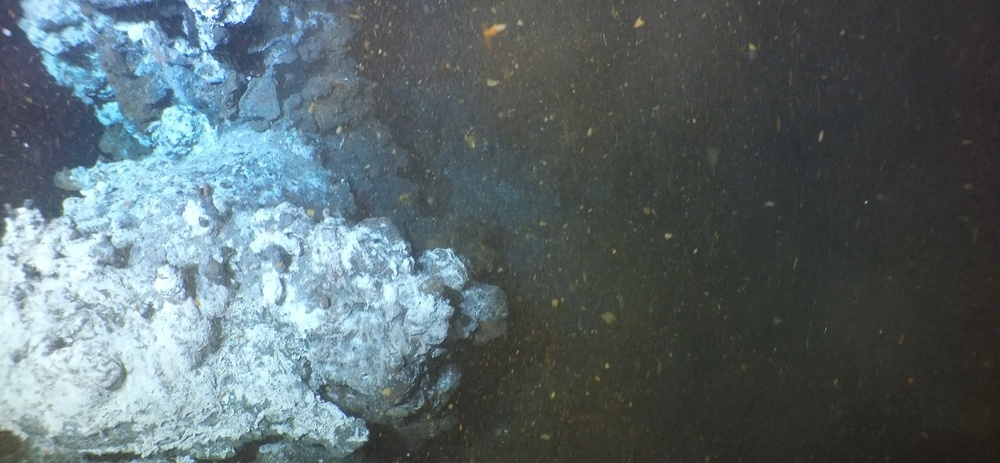
#> input picture feature_tracker_test/test_data/image.jpg, 1000 x 463 px, shrunk from 1918 x 888 before the run, found by its file name
$ python orb_test.py
#> lines starting #> are read from the running program, lines starting #| are printed output that depends on the picture
"""
==========================================
ORB feature detector and binary descriptor
==========================================

This example demonstrates the ORB feature detection and binary description
algorithm. It uses an oriented FAST detection method and the rotated BRIEF
descriptors.

Unlike BRIEF, ORB is comparatively scale and rotation invariant while still
employing the very efficient Hamming distance metric for matching. As such, it
is preferred for real-time applications.

"""

from skimage import data
from skimage import transform
from skimage.feature import match_descriptors, ORB, plot_matched_features
from skimage.color import rgb2gray
import matplotlib.pyplot as plt
from skimage.io import imread, imsave
import numpy as np

# Load JPG image
image = imread(r"C:\202425\crest\feature_tracker_test\test_data\image.jpg")  # Reads as NumPy array
#> image is the input picture: shape (463, 1000, 3); mean R, G, B 91.5, 105.5, 109.6

# Ensure it has 3 RGB channels (some JPGs might have an alpha channel)
if image.shape[-1] == 4:
    image = image[:, :, :3]  # Remove alpha channel if present

# Ensure data type matches `astronaut`
image = image.astype(np.uint8)


img1 = rgb2gray(image)
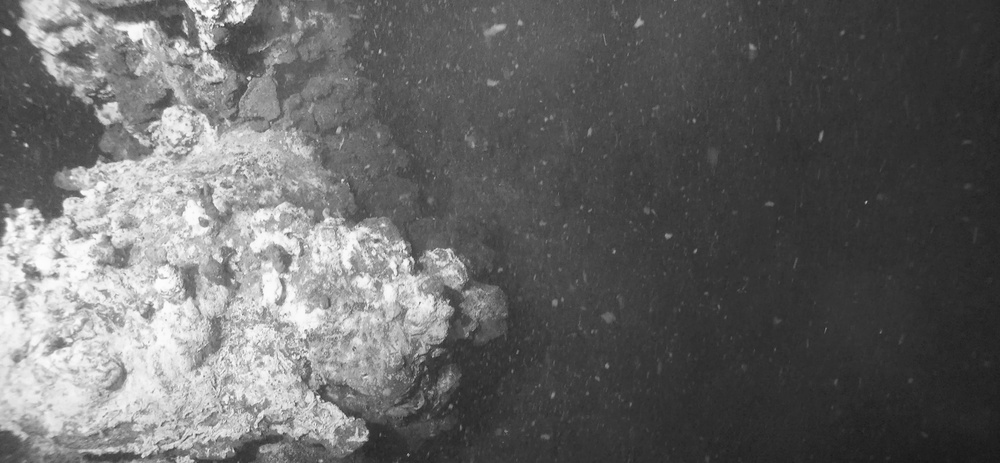
#> img1: shape (463, 1000) float64; min 0.0952, max 0.994, mean 0.403
img2 = transform.rotate(img1, 180)
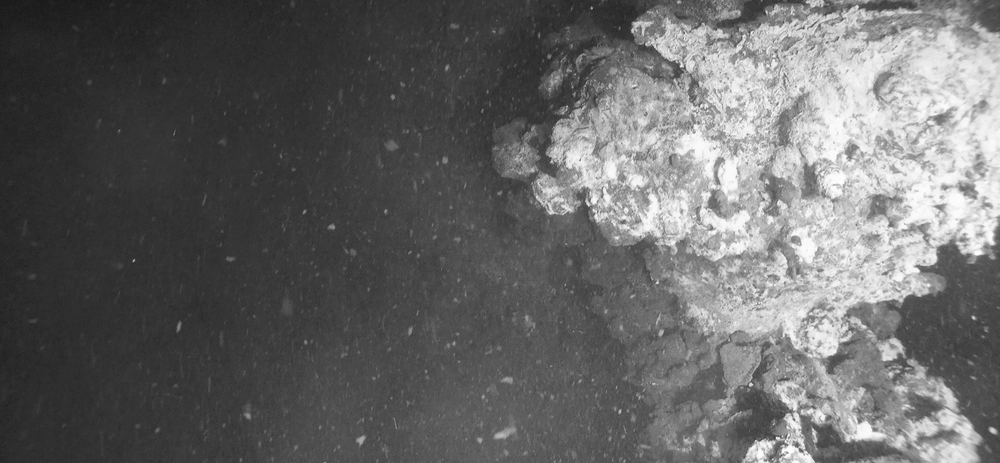
#> img2: shape (463, 1000) float64; min 0.0952, max 0.994, mean 0.403
tform = transform.AffineTransform(scale=(1.3, 1.1), rotation=0.5, translation=(0, -200))
img3 = transform.warp(img1, tform)
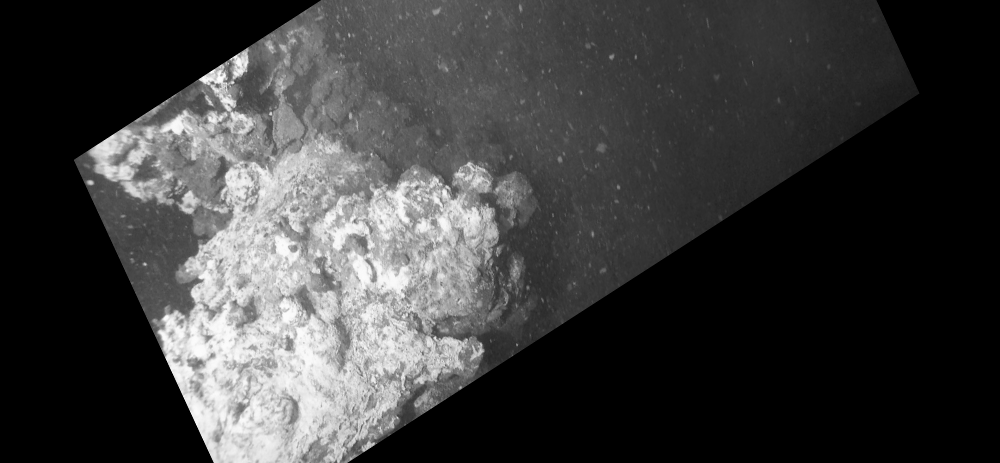
#> img3: shape (463, 1000) float64; min 0, max 0.993, mean 0.237

descriptor_extractor = ORB(n_keypoints=200)

descriptor_extractor.detect_and_extract(img1)
keypoints1 = descriptor_extractor.keypoints
descriptors1 = descriptor_extractor.descriptors

descriptor_extractor.detect_and_extract(img2)
keypoints2 = descriptor_extractor.keypoints
descriptors2 = descriptor_extractor.descriptors

descriptor_extractor.detect_and_extract(img3)
keypoints3 = descriptor_extractor.keypoints
descriptors3 = descriptor_extractor.descriptors

matches12 = match_descriptors(descriptors1, descriptors2, cross_check=True)
matches13 = match_descriptors(descriptors1, descriptors3, cross_check=True)

fig, ax = plt.subplots(nrows=2, ncols=1)

plt.gray()

plot_matched_features(
    img1,
    img2,
    keypoints0=keypoints1,
    keypoints1=keypoints2,
    matches=matches12,
    ax=ax[0],
)
ax[0].axis('off')
ax[0].set_title("Original Image vs. Transformed Image")

plot_matched_features(
    img1,
    img3,
    keypoints0=keypoints1,
    keypoints1=keypoints3,
    matches=matches13,
    ax=ax[1],
)
ax[1].axis('off')
ax[1].set_title("Original Image vs. Transformed Image")


plt.show()
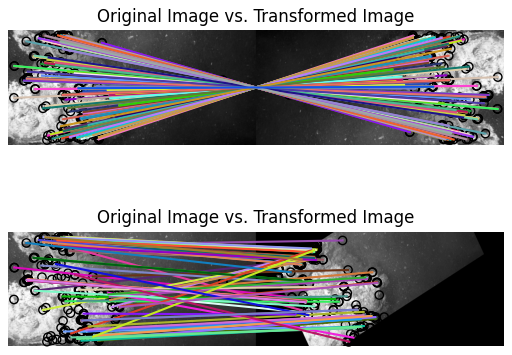
#> figure drawn by matplotlib, 2 panels
